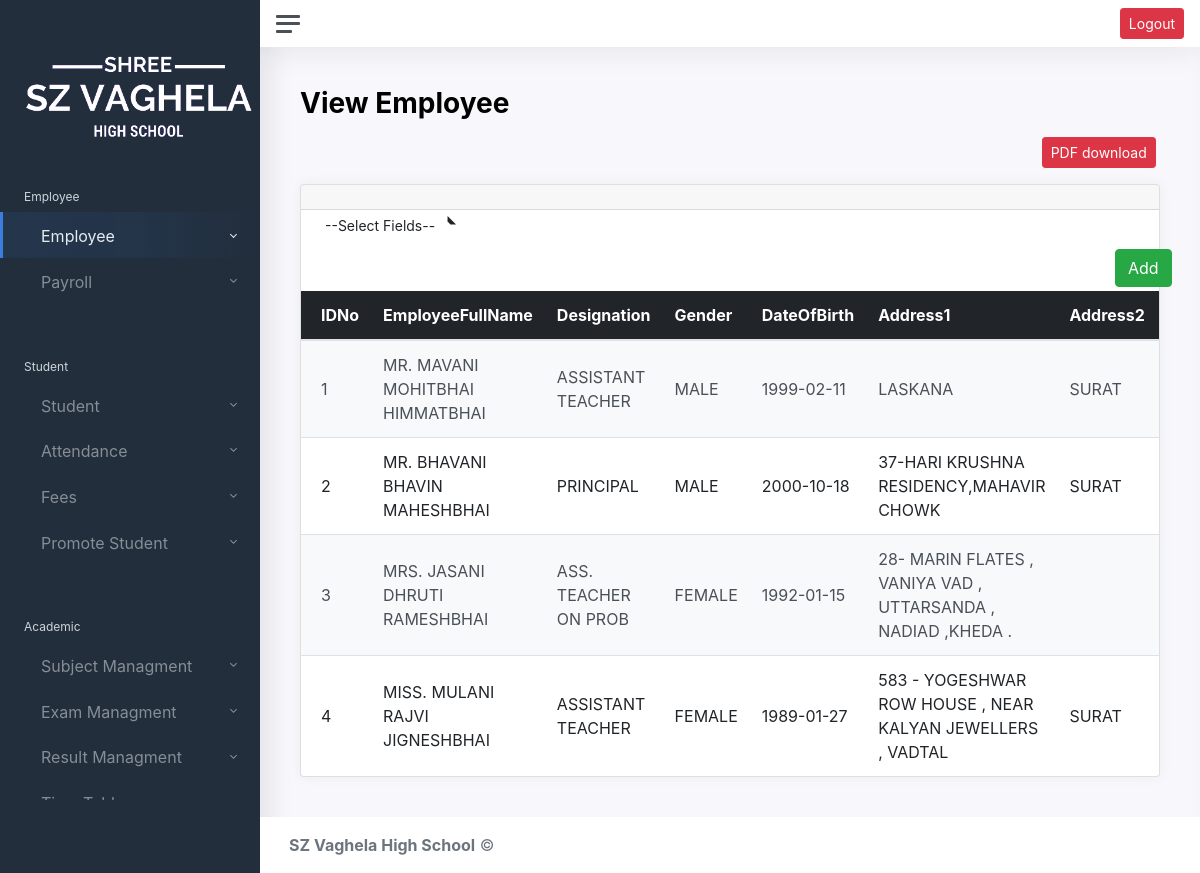
The app's page /employee/employee-view.php (signed in) with its own data.
### tables this page shows
CREATE TABLE `employeemaster` (
  `EmpNo` char(5) NOT NULL,
  `EmpNamePrefix` varchar(5) NOT NULL,
  `EmpFirstName` varchar(20) NOT NULL,
  `EmpMidName` varchar(20) NOT NULL,
  `EmpLastName` varchar(20) NOT NULL,
  `EmpDesignation` varchar(20) NOT NULL,
  `EmpGender` varchar(200) NOT NULL,
  `EmpDOB` varchar(50) NOT NULL,
  `EmpAddress1` varchar(150) NOT NULL,
  `EmpAddress2` varchar(150) NOT NULL,
  `EmpState` varchar(15) NOT NULL,
  `EmpCity` varchar(15) NOT NULL,
  `EmpPinCode` decimal(8,0) NOT NULL,
  `EmpContactNo` decimal(10,0) NOT NULL,
  `EmpEmailID` varchar(25) NOT NULL,
  `EmpDateofjoining` varchar(20) NOT NULL,
  `EmpDateofLeaving` varchar(20) NOT NULL,
  `EmpCategory` varchar(10) NOT NULL,
  `EmpAadharNo` decimal(12,0) NOT NULL,
  `EmpPan` varchar(10) NOT NULL,
  `EmpPFno` varchar(10) NOT NULL,
  `EmpStatus` varchar(10) NOT NULL,
  `EmpLastStatusChangeDate` varchar(20) NOT NULL,
  `EmpBankName` varchar(15) NOT NULL,
  `EmpBankAccount` decimal(15,0) NOT NULL,
  `EmpBankIFSC` varchar(10) NOT NULL
);

### employee/employee-view.php (the view, shortened to what this page needs)
<?php
include("./connectdb.php");
?>
<!DOCTYPE html>
<html lang="en">
<head>
	<link href="../css/app.css" rel="stylesheet">
	<link rel="stylesheet" href="https://maxcdn.bootstrapcdn.com/bootstrap/4.5.2/css/bootstrap.min.css">
</head>
<body>
	<div class="wrapper">
		<nav id="sidebar" class="sidebar">
			<div class="sidebar-content js-simplebar">
				<a class="sidebar-brand">
					<span width="30px">&nbsp;</span>
					<img src="../logo.png" alt="logo" srcset="" height="100px">
				</a>
				<ul class="sidebar-nav">
					<li class="sidebar-header">
						Employee
					</li>
					<li class="sidebar-item active">
						<a href="#emp" data-toggle="collapse" class="sidebar-link collapsed">
							<i class="align-middle"></i> <span class="align-middle">Employee</span>
						</a>
					</li>
					<li class="sidebar-item">
						<a href="#payr" data-toggle="collapse" class="sidebar-link collapsed">
							<i class="align-middle"></i> <span class="align-middle">Payroll</span>
						</a>
					</li>
					<li class="sidebar-header">
					</li>
					<li class="sidebar-header">
						Student
					</li>
					<li class="sidebar-item ">
						<a href="#addstu" data-toggle="collapse" class="sidebar-link collapsed">
							<i class="align-middle"></i> <span class="align-middle">Student</span>
						</a>
					</li>
					<li class="sidebar-item ">
						<a href="#attend" data-toggle="collapse" class="sidebar-link collapsed">
							<i class="align-middle"></i> <span class="align-middle">Attendance</span>
						</a>
					</li>
					<li class="sidebar-item ">
						<a href="#fee" data-toggle="collapse" class="sidebar-link collapsed">
							<i class="align-middle"></i> <span class="align-middle">Fees</span>
						</a>
					</li>
					<li class="sidebar-item ">
						<a href="#pstu" data-toggle="collapse" class="sidebar-link collapsed">
							<i class="align-middle"></i> <span class="align-middle">Promote Student </span>
						</a>
					</li>
					<li class="sidebar-header">
					</li>
					<li class="sidebar-header">
						Academic
					</li>
					<li class="sidebar-item ">
						<a href="#addsubject" data-toggle="collapse" class="sidebar-link collapsed">
							<i class="align-middle"></i> <span class="align-middle">Subject Managment</span>
						</a>
					</li>
					<li class="sidebar-item ">
						<a href="#exammaster" data-toggle="collapse" class="sidebar-link collapsed">
							<i class="align-middle"></i> <span class="align-middle">Exam Managment</span>
						</a>
					</li>
					<li class="sidebar-item ">
						<a href="#resultmaster" data-toggle="collapse" class="sidebar-link collapsed">
							<i class="align-middle"></i> <span class="align-middle">Result Managment</span>
						</a>
					</li>
					<li class="sidebar-item ">
						<a href="#timetable" data-toggle="collapse" class="sidebar-link collapsed">
							<i class="align-middle"></i> <span class="align-middle">Time Table</span>
						</a>
					</li>
				</ul>
			</div>
		</nav>
		<div class="main">
			<nav class="navbar navbar-expand navbar-light navbar-bg">
				<a class="sidebar-toggle d-flex">
					<i class="hamburger align-self-center"></i>
				</a>
				<div class="navbar-collapse collapse">
					<ul class="navbar-nav navbar-align">
						<button type="button" class="btn btn-sm btn-danger" id="logout">Logout</button>
					</ul>
				</div>
			</nav>
			<main class="content">
				<div class="container-fluid p-0">
					<div class=" mb-3 row">
						<div class="col-sm-12 ml-sm-auto">
							<h1 class="h3 mb-3" style="font-weight: bold;">View Employee</h1>
						</div>
						<div class="col-sm-2 ml-sm-auto">
							<a href="pdf1.php"><button type="sumit" name="test_save" class="btn btn-danger btn-sm">PDF download</button></a>
						</div>
					</div>
				</div>
				<div class="col-50col-xl-50">
					<div class="card">
						<div class="card-header">
						</div>
						<div class="col-lg-12">
							<div class="button-group">
								<button type="button" class="btn btn-default btn-sm dropdown-toggle" data-toggle="dropdown"><span class="glyphicon glyphicon-cog"></span> <span class="caret"></span>
									<label for="dropdown-menu">--Select Fields--</label>
								</button>
							</div>
						</div>
						<div class="mb-1 row">
							<div class="col-sm-1 ml-sm-auto">
								<a href="Employee.php"><input type="submit" value="Add" id="Addbtn" class="btn btn-success btn-LG" name=""></a>
							</div>
						</div>
						<div class="table-responsive" id="poll">
							<table class="table table-striped" id="myTable">
								<thead class="table table-dark">
									<tr>
										<th>IDNo</th>
										<th>EmployeeFullName</th>
										<th>Designation</th>
										<th>Gender</th>
										<th>DateOfBirth</th>
										<th>Address1</th>
										<th>Address2</th>
										<th>state</th>
									</tr>
								</thead>
								<tbody>
									<?php
									$sql = "SELECT*FROM employeemaster";
									$data = mysqli_query($conn, $sql);
									$total = mysqli_num_rows($data);
									if ($total != 0) {
										while ($result = mysqli_fetch_assoc($data)) {
											echo "
                           		<tr>
                           		<td>" . $result['EmpNo'] . "</td>
                           		<td>" . $result['EmpNamePrefix'] . " " . $result['EmpFirstName'] . " " . $result['EmpMidName'] . " " . $result['EmpLastName'] . "</td>
                           		<td>" . $result['EmpDesignation'] . "</td>
                           		<td>" . $result['EmpGender'] . "</td>
                           		<td>" . $result['EmpDOB'] . "</td>
                           		<td>" . $result['EmpAddress1'] . "</td>
                                <td>" . $result["EmpAddress2"] . "</td>
                                <td>" . $result["EmpState"] . "</td>
                                <td> " . $result["EmpCity"] . "</td>
                                <td> " . $result["EmpPinCode"] . "</td>
                                <td> " . $result["EmpContactNo"] . "</td>
                                <td> " . $result["EmpEmailID"] . "</td>
                                 <td> " . $result["EmpDateofjoining"] . "</td>
                                <td> " . $result["EmpDateofLeaving"] . "</td>
                                <td> " . $result["EmpCategory"] . "</td>
                                <td> " . $result["EmpAadharNo"] . "</td>
                                <td> " . $result["EmpPan"] . "</td>
                                <td> " . $result["EmpPFno"] . "</td>
                                <td> " . $result["EmpStatus"] . "</td>
                                <td> " . $result["EmpLastStatusChangeDate"] . "</td>
                                <td> " . $result["EmpBankName"] . "</td>
                                <td> " . $result["EmpBankAccount"] . "</td>
                                <td> " . $result["EmpBankIFSC"] . "</td>
                           		$result[EmpNo]$result[EmpNamePrefix]$result[EmpFirstName]$result[EmpMidName]$result[EmpLastName]$result[EmpDesignation]$result[EmpDOB]$result[EmpAddress1]$result[EmpAddress2]$result[EmpState]$result[EmpCity]$result[EmpPinCode]$result[EmpContactNo]$result[EmpEmailID]$result[EmpDateofjoining]$result[EmpDateofLeaving]$result[EmpCategory]$result[EmpAadharNo]$result[EmpPan]$result[EmpPFno]$result[EmpStatus]$result[EmpLastStatusChangeDate]$result[EmpBankName]$result[EmpBankAccount]$result[EmpBankIFSC]
<th><a href='delete.php?EmpNo=$result[EmpNo]' onclick='return checkdelete()'><input type='submit' value='delete' id='deletebtn' class=' btn btn-danger btn-lg'></a></th>
                           		</tr>";
										}
									} else {
										echo "No records found";
									}
									?>
								</tbody>
							</table>
						</div>
					</div>
				</div>
			</main>
			<footer class="footer">
				<div class="container-fluid">
					<div class="row text-muted">
						<div class="col-6 text-left">
							<p class="mb-0">
								<a class="text-muted"><strong>SZ Vaghela High School</strong></a> &copy;
							</p>
						</div>
					</div>
				</div>
			</footer>
		</div>
	</div>
</body>
</html>

### records on screen
employeemaster: EmpNo "1", EmpNamePrefix "MR.", EmpFirstName "MAVANI", EmpMidName "MOHITBHAI", EmpLastName "HIMMATBHAI", EmpDesignation "ASSISTANT TEACHER", EmpGender "MALE", EmpDOB "1999-02-11", EmpAddress1 "LASKANA", EmpAddress2 "SURAT"
employeemaster: EmpNo "2", EmpNamePrefix "MR.", EmpFirstName "BHAVANI", EmpMidName "BHAVIN", EmpLastName "MAHESHBHAI", EmpDesignation "PRINCIPAL", EmpGender "MALE", EmpDOB "2000-10-18", EmpAddress1 "37-HARI KRUSHNA RESIDENCY,MAHAVIR CHOWK", EmpAddress2 "SURAT"
employeemaster: EmpNo "3", EmpNamePrefix "MRS.", EmpFirstName "JASANI", EmpMidName "DHRUTI", EmpLastName "RAMESHBHAI", EmpDesignation "ASS. TEACHER ON PROB", EmpGender "FEMALE", EmpDOB "1992-01-15", EmpAddress1 "28- MARIN FLATES , VANIYA VAD , UTTARSANDA , NADIAD ,KHEDA ."
employeemaster: EmpNo "4", EmpNamePrefix "MISS.", EmpFirstName "MULANI", EmpMidName "RAJVI", EmpLastName "JIGNESHBHAI", EmpDesignation "ASSISTANT TEACHER", EmpGender "FEMALE", EmpDOB "1989-01-27", EmpAddress1 "583 - YOGESHWAR ROW HOUSE , NEAR KALYAN JEWELLERS , VADTAL", EmpAddress2 "SURAT"
